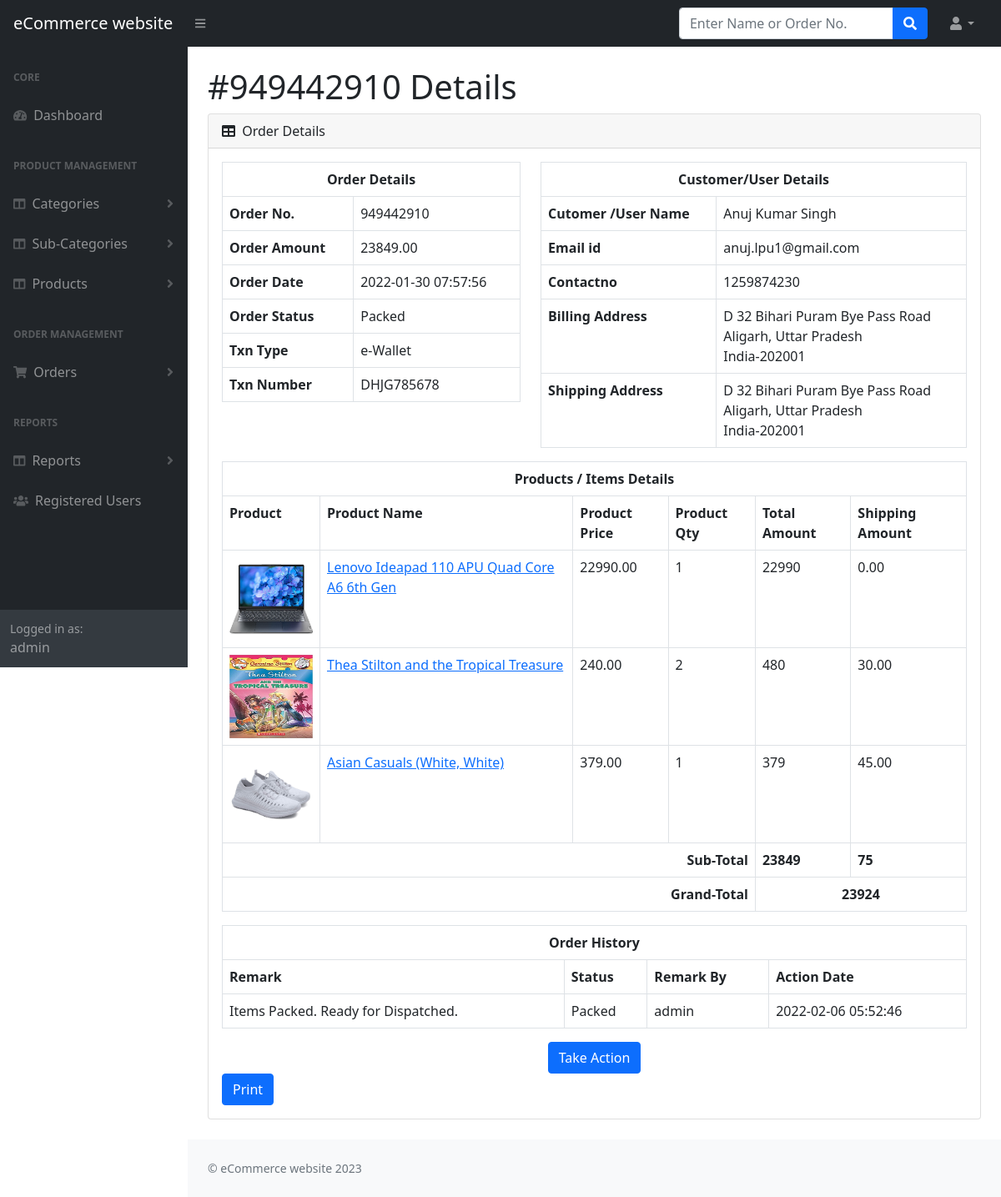
The page /admin/order-details.php?orderid=2 (signed in) on the database its author committed.
### tables this page shows
CREATE TABLE `orders` (
  `id` int(11) NOT NULL,
  `orderNumber` bigint(12) DEFAULT NULL,
  `userId` int(11) DEFAULT NULL,
  `addressId` int(11) DEFAULT NULL,
  `totalAmount` decimal(10,2) DEFAULT NULL,
  `txnType` varchar(200) DEFAULT NULL,
  `txnNumber` varchar(50) DEFAULT NULL,
  `orderStatus` varchar(120) DEFAULT NULL,
  `orderDate` timestamp NOT NULL DEFAULT current_timestamp()
);

CREATE TABLE `users` (
  `id` int(11) NOT NULL,
  `name` varchar(255) DEFAULT NULL,
  `email` varchar(255) DEFAULT NULL,
  `contactno` bigint(11) DEFAULT NULL,
  `password` varchar(255) DEFAULT NULL,
  `regDate` timestamp NOT NULL DEFAULT current_timestamp(),
  `updationDate` timestamp NULL DEFAULT NULL ON UPDATE current_timestamp()
);

CREATE TABLE `addresses` (
  `id` int(11) NOT NULL,
  `userId` int(11) DEFAULT NULL,
  `billingAddress` varchar(255) DEFAULT NULL,
  `biilingCity` varchar(150) DEFAULT NULL,
  `billingState` varchar(100) DEFAULT NULL,
  `billingPincode` int(11) DEFAULT NULL,
  `billingCountry` varchar(100) DEFAULT NULL,
  `shippingAddress` varchar(300) DEFAULT NULL,
  `shippingCity` varchar(150) DEFAULT NULL,
  `shippingState` varchar(100) DEFAULT NULL,
  `shippingPincode` int(11) DEFAULT NULL,
  `shippingCountry` varchar(100) DEFAULT NULL,
  `postingDate` timestamp NULL DEFAULT current_timestamp()
);

CREATE TABLE `ordersdetails` (
  `id` int(11) NOT NULL,
  `orderNumber` bigint(12) DEFAULT NULL,
  `userId` int(11) DEFAULT NULL,
  `productId` int(11) DEFAULT NULL,
  `quantity` int(11) DEFAULT NULL,
  `orderDate` timestamp NOT NULL DEFAULT current_timestamp(),
  `orderStatus` varchar(55) DEFAULT NULL
);

CREATE TABLE `products` (
  `id` int(11) NOT NULL,
  `category` int(11) NOT NULL,
  `subCategory` int(11) DEFAULT NULL,
  `productName` varchar(255) DEFAULT NULL,
  `productCompany` varchar(255) DEFAULT NULL,
  `productPrice` decimal(10,2) DEFAULT NULL,
  `productPriceBeforeDiscount` decimal(10,2) DEFAULT NULL,
  `productDescription` longtext DEFAULT NULL,
  `productImage1` varchar(255) DEFAULT NULL,
  `productImage2` varchar(255) DEFAULT NULL,
  `productImage3` varchar(255) DEFAULT NULL,
  `shippingCharge` decimal(10,2) DEFAULT NULL,
  `productAvailability` varchar(255) DEFAULT NULL,
  `postingDate` timestamp NULL DEFAULT current_timestamp(),
  `updationDate` timestamp NULL DEFAULT NULL ON UPDATE current_timestamp(),
  `addedBy` int(11) DEFAULT NULL,
  `lastUpdatedBy` int(2) DEFAULT NULL
);

CREATE TABLE `ordertrackhistory` (
  `id` int(11) NOT NULL,
  `orderId` int(11) DEFAULT NULL,
  `status` varchar(255) DEFAULT NULL,
  `remark` mediumtext DEFAULT NULL,
  `actionBy` int(3) DEFAULT NULL,
  `postingDate` timestamp NOT NULL DEFAULT current_timestamp(),
  `canceledBy` varchar(100) DEFAULT NULL
);

### admin/order-details.php (the view, shortened to what this page needs)
<?php session_start();
include_once('includes/config.php');
if(strlen( $_SESSION["aid"])==0)
{
header('location:logout.php');
} else {
?>
<!DOCTYPE html>
<html lang="en">
    <head>
        <link href="https://cdn.jsdelivr.net/npm/simple-datatables@latest/dist/style.css" rel="stylesheet" />
        <link href="css/styles.css" rel="stylesheet" />
    </head>
    <body class="sb-nav-fixed">
 <?php include_once('includes/header.php');?>
        <div id="layoutSidenav">
       <?php include_once('includes/sidebar.php');?>
            <div id="layoutSidenav_content">
                <main>
<tbody>
<?php
$oid=$_GET['orderid'];
$query=mysqli_query($con,"SELECT orders.id,orderNumber,totalAmount,orderStatus,orderDate,users.contactno,orders.txnType,orders.txnNumber
,users.name,users.email,users.contactno,billingAddress,biilingCity,billingState,billingPincode,billingCountry,shippingAddress,shippingCity,shippingState,shippingPincode,shippingCountry
    FROM `orders` join users on users.id=orders.userId
join addresses on addresses.id=orders.addressId
    where (orders.id='$oid')");
$cnt=1;
while($row=mysqli_fetch_array($query))
{
?>
                    <div class="container-fluid px-4" >
                        <h1 class="mt-4">#<?php echo htmlentities($row['orderNumber']);?> Details</h1>
                        <div class="card mb-4">
                            <div class="card-header">
                                <i class="fas fa-table me-1"></i>
                                Order Details
                            </div>
                            <div class="card-body" id="print">
                                <div class="row">
                                    <div class="col-5">
                                <table class="table table-bordered" border='1' width="100%">
                                        <tr>
                                            <th colspan="2" style="text-align:center;">Order Details</th>
                                        </tr>
                                        <tr>
                                            <th>Order No.</th>
                                            <td><?php echo htmlentities($row['orderNumber']);?></td>
                                            </tr>
                                            <tr>
                                            <th>Order Amount</th>
                                            <td> <?php echo htmlentities($row['totalAmount']);?></td>
                                            </tr>
                                            <tr>
                                            <th>Order Date</th>
                                            <td><?php echo htmlentities($row['orderDate']);?></td>
                                        </tr>
                                        <tr>
                                            <th>Order Status</th>
                                               <td><?php $ostatus=$row['orderStatus'];
                                               if($ostatus==''):
                                                echo "Not Processed Yet";
                                            else:
                                                echo $ostatus;
                                            endif;
                                           ?></td>
                                           </tr>
                                             <tr>
                                            <th>Txn Type</th>
                                               <td><?php echo htmlentities($row['txnType']);?></td>
                                           </tr>
   <tr>
                                            <th>Txn Number</th>
                                               <td><?php echo htmlentities($row['txnNumber']);?></td>
                                           </tr>
                                    </tbody>
                                </table></div>
 <div class="col-7" style="float:left;">
        <table class="table table-bordered" border="1" width="100%">
                                        <tr>
                                            <th colspan="2" style="text-align:center;">Customer/User Details</th>
                                        </tr>
                                        <tr>
                                            <th>Cutomer /User Name</th>
                                            <td><?php echo htmlentities($row['name']);?></td>
                                            </tr>
                                            <tr>
                                            <th>Email id </th>
                                            <td> <?php echo htmlentities($row['email']);?></td>
                                            </tr>
                                            <tr>
                                            <th>Contactno</th>
                                            <td><?php echo htmlentities($row['contactno']);?></td>
                                        </tr>
                                        <tr>
                                            <th>Billing Address</th>
                                               <td><?php echo htmlentities($row['billingAddress']);?><br />
                                                <?php echo htmlentities($row['biilingCity']);?>, <?php echo htmlentities($row['billingState']);?><br />
                                                <?php echo htmlentities($row['billingCountry']);?>-<?php echo htmlentities($row['billingPincode']);?>
                                               </td>
                                           </tr>
                                             <tr>
                                            <th>Shipping Address</th>
                                               <td><?php echo htmlentities($row['shippingAddress']);?><br />
                                            <?php echo htmlentities($row['shippingCity']);?>, <?php echo htmlentities($row['shippingState']);?><br />
                                                <?php echo htmlentities($row['shippingCountry']);?>-<?php echo htmlentities($row['shippingPincode']);?>
                                               </td>
                                           </tr>
                                        <?php $cnt=$cnt+1; } ?>
                                </table></div>
 <div class="col-12">
        <table class="table table-bordered" border="1">
                                        <tr>
                                            <th colspan="6" style="text-align:center;">Products / Items Details</th>
                                        </tr>
                                        <tr>
                                            <th>Product</th>
                                            <th>Product Name</th>
                                            <th>Product Price </th>
                                            <th>Product Qty</th>
                                            <th>Total Amount</th>
                                            <th>Shipping Amount</th>
                                        </tr>
<?php
$oid=$_GET['orderid'];
$query=mysqli_query($con,"SELECT products.id as pid,products.productName,products.productImage1,products.productPrice,products.shippingCharge, ordersdetails.quantity FROM `ordersdetails`
JOIN orders on orders.orderNumber=ordersdetails.orderNumber
join products on products.id=ordersdetails.productId
    where (orders.id='$oid')");
while($row=mysqli_fetch_array($query))
{
?>
             <tr>
                    <td><img src="productimages/<?php echo htmlentities($row['productImage1']);?>" alt="<?php echo htmlentities($row['productName']);?>" width="100" height="100"></td>
                    <td>
                       <a href="edit-product.php?id=<?php echo htmlentities($pd=$row['pid']);?>" target="_blank"><?php echo htmlentities($row['productName']);?></a>
        </td>
<td><?php echo htmlentities($row['productPrice']);?></td>
                    <td><?php echo htmlentities($row['quantity']);?></td>
                     <td><?php echo htmlentities($totalamount=$row['quantity']*$row['productPrice']);?></td>
                        <td><?php echo htmlentities($tshipping=$row['shippingCharge']);?></td>
                </tr>
<?php
$grandtotalamount+=$totalamount;
$grandtshipping+=$tshipping;
} ?>
<tr>
    <th colspan="4" style="text-align:right;">Sub-Total</th>
    <th><?php echo htmlentities(round($grandtotalamount,2));?></th>
    <th><?php echo htmlentities(round($grandtshipping,2));?></th>
</tr>
<tr>
    <th colspan="4" style="text-align:right;">Grand-Total</th>
    <th colspan="2" style="text-align:center;"><?php echo htmlentities(round($grandtotalamount+$grandtshipping,2));?></th>
</tr>
                                </table></div>
<?php
$query=mysqli_query($con,"SELECT remark,status,postingDate,tbladmin.username FROM `ordertrackhistory`
join tbladmin on tbladmin.id=ordertrackhistory.actionBy
    where (ordertrackhistory.orderId='$oid')");
$count=mysqli_num_rows($query);
if($count>0){
     ?>
 <div class="col-12">
        <table class="table table-bordered" border="1" width="100%">
                                        <tr>
                                            <th colspan="6" style="text-align:center;">Order History</th>
                                        </tr>
                                        <tr>
                                            <th>Remark</th>
                                            <th>Status</th>
                                            <th>Remark By </th>
                                            <th>Action Date</th>
                                        </tr>
<?php
while($row=mysqli_fetch_array($query))
{
?>
<tr>
<td><?php echo htmlentities($row['remark']);?></td>
<td><?php echo htmlentities($row['status']);?></td>
<td><?php echo htmlentities($row['username']);?></td>
<td><?php echo htmlentities($row['postingDate']);?></td>
</tr>
<?php } ?>
</table></div>
<?php } ?>
<?php if($ostatus==''|| $ostatus=='Packed' || $ostatus=='Dispatched' || $ostatus=='In Transit' || $ostatus=='Out For Delivery'): ?>
<div align="center"><button class="btn btn-primary" type="button" data-bs-toggle="modal" data-bs-target="#exampleModal">Take Action</button>
</div>
<?php endif;?>
<div style="float:right;">
  <button class="btn btn-primary" style="cursor: pointer;"  OnClick="CallPrint(this.value)" >Print</button></div>
                            </div>
<?php include_once('includes/footer.php');?>
    </body>
</html>
<?php } ?>

### rows shown on the page
orders: orderNumber "949442910", totalAmount "23849.00", orderDate "2022-01-30 07:57:56", orderStatus "Packed", txnType "e-Wallet", txnNumber "DHJG785678", userId.name "Anuj Kumar Singh", userId.email "anuj.lpu1@gmail.com", userId.contactno "1259874230", addressId.billingAddress "D 32 Bihari Puram Bye Pass Road", addressId.biilingCity "Aligarh", addressId.billingState "Uttar Pradesh", addressId.billingCountry "India", addressId.billingPincode "202001", addressId.shippingAddress "D 32 Bihari Puram Bye Pass Road", addressId.shippingCity "Aligarh", addressId.shippingState "Uttar Pradesh", addressId.shippingCountry "India", addressId.shippingPincode "202001"
ordersdetails: productId.productImage1 (picture), productId.productName "Lenovo Ideapad 110 APU Quad Core A6 6th Gen", productId.productPrice "22990.00", quantity "1", $totalamount=$row['quantity']*$row['productPrice'] "22990", productId.shippingCharge "0.00"
ordersdetails: productId.productImage1 (picture), productId.productName "Thea Stilton and the Tropical Treasure", productId.productPrice "240.00", quantity "2", $totalamount=$row['quantity']*$row['productPrice'] "480", productId.shippingCharge "30.00"
ordersdetails: productId.productImage1 (picture), productId.productName "Asian Casuals (White, White)", productId.productPrice "379.00", quantity "1", $totalamount=$row['quantity']*$row['productPrice'] "379", productId.shippingCharge "45.00"
ordertrackhistory: remark "Items Packed. Ready for Dispatched.", status "Packed", tbladmin.username "admin", postingDate "2022-02-06 05:52:46"

### other values the page prints
$_SESSION['alogin'] "admin"
$grandtotalamount "23849"
$grandtshipping "75"
$grandtotalamount+$grandtshipping "23924"
